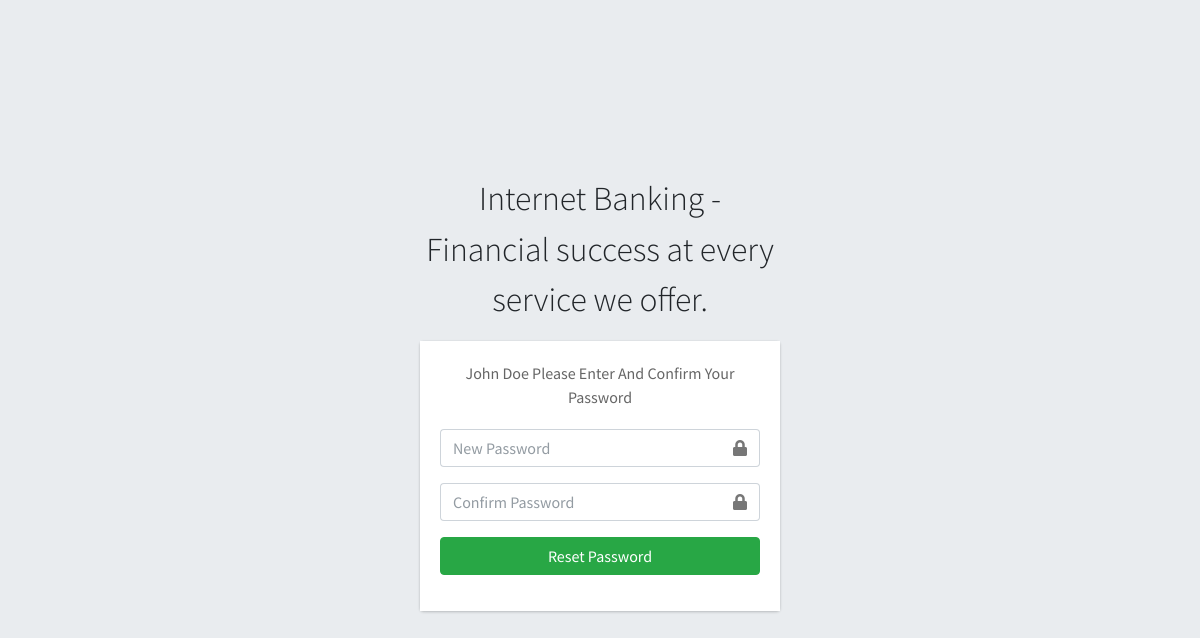
Page /client/pages_confirm_password.php (signed in) on the committed database.
### tables this page shows
CREATE TABLE `ib_systemsettings` (
  `id` int(20) NOT NULL,
  `sys_name` longtext NOT NULL,
  `sys_tagline` longtext NOT NULL,
  `sys_logo` varchar(200) NOT NULL
);

CREATE TABLE `ib_clients` (
  `client_id` int(11) NOT NULL,
  `name` varchar(200) NOT NULL,
  `national_id` varchar(200) NOT NULL,
  `phone` varchar(200) NOT NULL,
  `address` varchar(200) NOT NULL,
  `email` varchar(200) NOT NULL,
  `password` varchar(200) NOT NULL,
  `profile_pic` varchar(200) NOT NULL,
  `client_number` varchar(200) NOT NULL
);

### client/pages_confirm_password.php (the view, shortened to what this page needs)
<?php
include('conf/config.php');
$ret = "SELECT * FROM `iB_SystemSettings` ";
$stmt = $mysqli->prepare($ret);
$stmt->execute();
$res = $stmt->get_result();
while ($auth = $res->fetch_object()) {
?>
    <!DOCTYPE html>
    <html>
    <?php include("dist/_partials/head.php"); ?>
    <body class="hold-transition login-page">
        <div class="login-box">
            <div class="login-logo">
                <p><?php echo $auth->sys_name; ?> - <?php echo $auth->sys_tagline; ?></p>
            </div>
            <div class="card">
                <div class="card-body login-card-body">
                    <?php
                    $email  = $_SESSION['email'];
                    $ret = "SELECT * FROM  iB_clients  WHERE email = '$email'";
                    $stmt = $mysqli->prepare($ret);
                    $stmt->execute();
                    $res = $stmt->get_result();
                    while ($row = $res->fetch_object()) {
                    ?>
                        <p class="login-box-msg"><?php echo $row->name; ?> Please Enter And Confirm Your Password</p>
                    <?php
                    } ?>
                    <form method="POST">
                        <div class="input-group mb-3">
                            <input type="password" required name="new_password" class="form-control" placeholder="New Password">
                            <div class="input-group-append">
                                <div class="input-group-text">
                                    <span class="fas fa-lock"></span>
                                </div>
                            </div>
                        </div>
                        <div class="input-group mb-3">
                            <input type="password" required name="confirm_password" class="form-control" placeholder="Confirm Password">
                            <div class="input-group-append">
                                <div class="input-group-text">
                                    <span class="fas fa-lock"></span>
                                </div>
                            </div>
                        </div>
                        <div class="row">
                            <div class="col-12">
                                <button type="submit" name="confirm_reset_password" class="btn btn-success btn-block">Reset Password</button>
                            </div>
                        </div>
                    </form>
                </div>
            </div>
        </div>
    </body>
    </html>
<?php
} ?>

### rows in the picture
ib_systemsettings: sys_name "Internet Banking", sys_tagline "Financial success at every service we offer."
ib_clients: name "John Doe"
